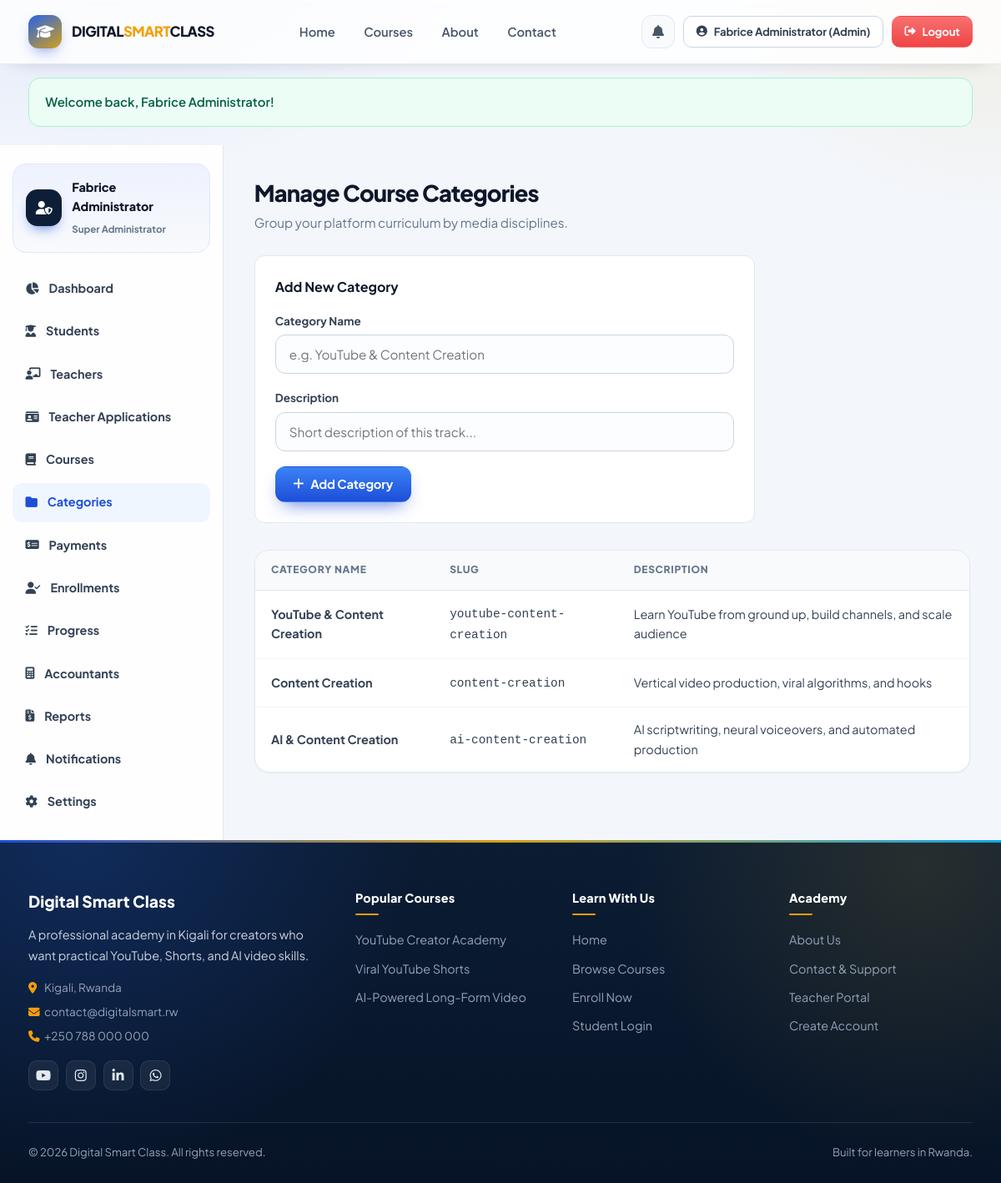
Screenshot of /admin/categories.php (signed in) with the database file from the repository.
### tables this page shows
CREATE TABLE IF NOT EXISTS `course_categories` (
    `id` INT AUTO_INCREMENT PRIMARY KEY,
    `name` VARCHAR(100) NOT NULL,
    `slug` VARCHAR(100) NOT NULL UNIQUE,
    `description` TEXT NULL,
    `icon` VARCHAR(50) DEFAULT 'fas fa-video',
    `created_at` TIMESTAMP DEFAULT CURRENT_TIMESTAMP
);

### includes/auth.php (called while the page is built, shortened)
<?php
function is_logged_in() {
    return isset($_SESSION['user_id']) && !empty($_SESSION['user_id']);
}
function current_user() {
    return [
        'id'        => $_SESSION['user_id'],
        'role'      => $_SESSION['user_role'] ?? 'student',
        'role_id'   => $_SESSION['user_role_id'] ?? 3,
        'full_name' => $_SESSION['user_name'] ?? 'User',
        'email'     => $_SESSION['user_email'] ?? '',
    ];
}

### config/database.php (called while the page is built, shortened)
<?php
function site_url($path = '') {
    $protocol = (!empty($_SERVER['HTTPS']) && $_SERVER['HTTPS'] !== 'off') ? "https://" : "http://";
    $host = $_SERVER['HTTP_HOST'] ?? 'localhost';
    $scriptDir = str_replace('\\', '/', dirname($_SERVER['SCRIPT_NAME']));
    $baseDir = preg_replace('/(\/(student|teacher|admin|accountant|config|includes|assets))$/', '', $scriptDir);
    $baseDir = rtrim($baseDir, '/');
    return $protocol . $host . $baseDir . '/' . ltrim($path, '/');
}

### admin/categories.php (the view, shortened to what this page needs)
<?php
require_once __DIR__ . '/../includes/admin-auth.php';
$user = current_user();
$categories = [];
if ($db_connected && $pdo) {
    try {
        $categories = $pdo->query("SELECT * FROM course_categories ORDER BY id ASC")->fetchAll();
    } catch (PDOException $e) {
        $categories = [];
    }
}
require_once __DIR__ . '/../includes/header.php';
?>
<div class="dashboard-layout">
    <aside class="sidebar">
        <div class="sidebar-user">
            <div class="sidebar-user-avatar" style="background: var(--dark-surface);"><i class="fas fa-user-shield"></i></div>
            <div class="sidebar-user-info">
                <h5><?= e($user['full_name']); ?></h5>
                <span>Super Administrator</span>
            </div>
        </div>
        <ul class="sidebar-menu">
            <li class="sidebar-item"><a href="<?= site_url('admin/dashboard.php'); ?>"><i class="fas fa-chart-pie"></i> Dashboard</a></li>
            <li class="sidebar-item"><a href="<?= site_url('admin/students.php'); ?>"><i class="fas fa-user-graduate"></i> Students</a></li>
            <li class="sidebar-item"><a href="<?= site_url('admin/teachers.php'); ?>"><i class="fas fa-chalkboard-teacher"></i> Teachers</a></li>
            <li class="sidebar-item"><a href="<?= site_url('admin/teacher-applications.php'); ?>"><i class="fas fa-id-card"></i> Teacher Applications</a></li>
            <li class="sidebar-item"><a href="<?= site_url('admin/courses.php'); ?>"><i class="fas fa-book"></i> Courses</a></li>
            <li class="sidebar-item active"><a href="<?= site_url('admin/categories.php'); ?>"><i class="fas fa-folder"></i> Categories</a></li>
            <li class="sidebar-item"><a href="<?= site_url('admin/payments.php'); ?>"><i class="fas fa-money-check-alt"></i> Payments</a></li>
            <li class="sidebar-item"><a href="<?= site_url('admin/enrollments.php'); ?>"><i class="fas fa-user-check"></i> Enrollments</a></li>
            <li class="sidebar-item"><a href="<?= site_url('admin/progress.php'); ?>"><i class="fas fa-tasks"></i> Progress</a></li>
            <li class="sidebar-item"><a href="<?= site_url('admin/accountants.php'); ?>"><i class="fas fa-calculator"></i> Accountants</a></li>
            <li class="sidebar-item"><a href="<?= site_url('admin/reports.php'); ?>"><i class="fas fa-file-invoice-dollar"></i> Reports</a></li>
            <li class="sidebar-item"><a href="<?= site_url('admin/notifications.php'); ?>"><i class="fas fa-bell"></i> Notifications</a></li>
            <li class="sidebar-item"><a href="<?= site_url('admin/settings.php'); ?>"><i class="fas fa-cog"></i> Settings</a></li>
        </ul>
    </aside>
    <main class="dashboard-main">
        <div class="dashboard-title-bar">
            <div>
                <h2>Manage Course Categories</h2>
                <p style="color: var(--gray-500); font-size: 0.95rem;">Group your platform curriculum by media disciplines.</p>
            </div>
        </div>
        <div style="background: #ffffff; border: 1px solid #e2e8f0; border-radius: 12px; padding: 1.5rem; margin-bottom: 2rem; max-width: 600px;">
            <h4 style="font-weight: 700; color: #0f172a; margin-bottom: 1rem;">Add New Category</h4>
            <form action="" method="POST">
                <div class="form-group">
                    <label class="form-label">Category Name</label>
                    <input type="text" name="cat_name" class="form-control" required placeholder="e.g. YouTube & Content Creation">
                </div>
                <div class="form-group">
                    <label class="form-label">Description</label>
                    <input type="text" name="cat_desc" class="form-control" placeholder="Short description of this track...">
                </div>
                <button type="submit" class="btn btn-primary"><i class="fas fa-plus"></i> Add Category</button>
            </form>
        </div>
        <div class="table-card">
            <div class="table-responsive">
                <table>
                    <thead>
                        <tr>
                            <th>Category Name</th>
                            <th>Slug</th>
                            <th>Description</th>
                        </tr>
                    </thead>
                    <tbody>
                        <?php if (empty($categories)): ?>
                            <tr>
                                <td><strong>YouTube & Content Creation</strong></td>
                                <td><code>youtube-content-creation</code></td>
                                <td>Master channel building, packaging, and monetization</td>
                            </tr>
                            <tr>
                                <td><strong>Content Creation</strong></td>
                                <td><code>content-creation</code></td>
                                <td>Vertical video production, viral algorithms, and hooks</td>
                            </tr>
                            <tr>
                                <td><strong>AI & Content Creation</strong></td>
                                <td><code>ai-content-creation</code></td>
                                <td>AI scriptwriting, neural voiceovers, and automated production</td>
                            </tr>
                        <?php else: ?>
                            <?php foreach ($categories as $cat): ?>
                                <tr>
                                    <td><strong><?= e($cat['name']); ?></strong></td>
                                    <td><code><?= e($cat['slug']); ?></code></td>
                                    <td><?= e($cat['description']); ?></td>
                                </tr>
                            <?php endforeach; ?>
                        <?php endif; ?>
                    </tbody>
                </table>
            </div>
        </div>
    </main>
</div>
<?php require_once __DIR__ . '/../includes/footer.php'; ?>

### rows the page displays
course_categories: name "YouTube & Content Creation", slug "youtube-content-creation", description "Learn YouTube from ground up, build channels, and scale audience"
course_categories: name "Content Creation", slug "content-creation", description "Vertical video production, viral algorithms, and hooks"
course_categories: name "AI & Content Creation", slug "ai-content-creation", description "AI scriptwriting, neural voiceovers, and automated production"

### other values shown
$currentUser['full_name'] "Fabrice Administrator"
$roleLabel "Admin"
$msg "Welcome back, Fabrice Administrator!"
$user['full_name'] "Fabrice Administrator"
